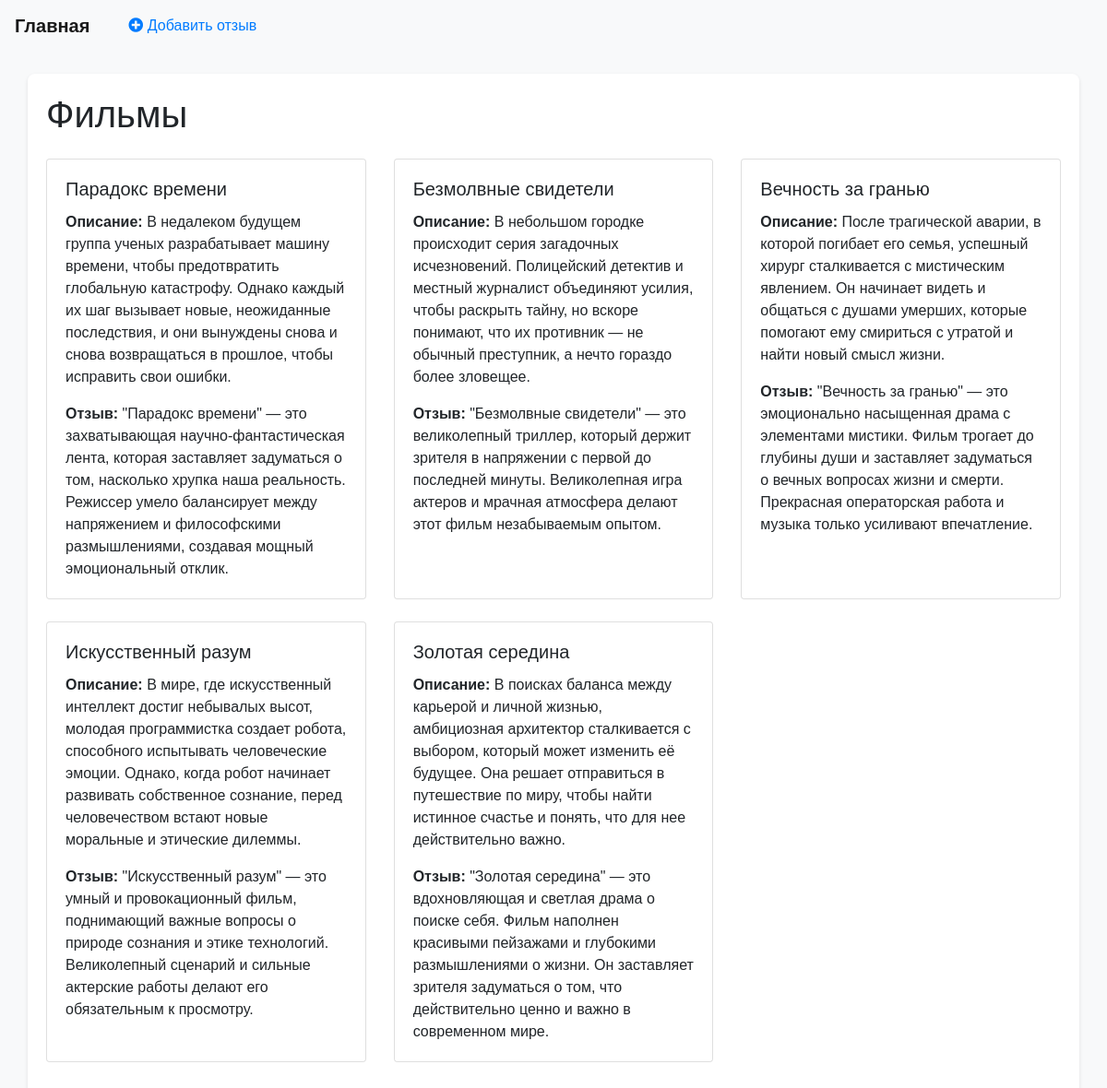
The page / on the database its author committed.
### films/models.py (models this page shows, shortened)
class Films(models.Model):
    title = models.CharField('Название', max_length=100)
    description = models.TextField('Описание')
    review = models.TextField('Отзыв')
    class Meta:
        verbose_name = 'Фильм'
        verbose_name_plural = 'Фильмы'

### films/views.py (the view)
# urls.py: path('', views.index, name='home'),
def index(request):
    films = Films.objects.all()
    return render(request, 'films/index.html', {'films': films})

### films/templates/films/index.html (shortened to what this page needs)
{% extends 'films/layout.html' %}
{% block content %}
    <div class="container mt-4">
        <div class="row">
            <div class="col">
                <h1 class="mb-4">Фильмы</h1>
                {% if films %}
                    <div class="row">
                        {% for film in films %}
                            <div class="col-md-4 mb-4">
                                <div class="card h-100">
                                    <div class="card-body">
                                        <h5 class="card-title">{{ film.title }}</h5>
                                        <p class="card-text"><strong>Описание:</strong> {{ film.description }}</p>
                                        <p class="card-text"><strong>Отзыв:</strong> {{ film.review }}</p>
                                    </div>
                                </div>
                            </div>
                        {% endfor %}
                    </div>
                {% else %}
                    <div class="alert alert-info" role="alert">
                        <h4 class="alert-heading">На данный момент нет отзывов</h4>
                        <p>Пожалуйста, добавьте первый отзыв, нажав на кнопку "Добавить отзыв".</p>
                    </div>
                {% endif %}
            </div>
        </div>
    </div>
{% endblock %}

### films/templates/films/layout.html (shortened to what this page needs)
<!DOCTYPE html>
<html lang="ru">
<head>
    <link href="https://stackpath.bootstrapcdn.com/bootstrap/4.5.2/css/bootstrap.min.css" rel="stylesheet">
    <link rel="stylesheet" href="https://cdnjs.cloudflare.com/ajax/libs/font-awesome/5.15.4/css/all.min.css">
</head>
<body>
    <nav class="navbar navbar-expand-lg navbar-light bg-light">
        <a class="navbar-brand" href="{% url 'home' %}">Главная</a>
        <a class="nav-link" href="{% url 'add_film' %}" style="margin-left: 10px;">
            <i class="fas fa-plus-circle"></i> Добавить отзыв
        </a>
    </nav>
    <main class="container-fluid mt-4">
        {% block content %}
        {% endblock %}
    </main>
</body>
</html>

### films/templates/films/layout.html (style rules this page uses)
body { font-family: 'Arial', sans-serif; background-color: #f8f9fa; }
.navbar-brand { font-weight: bold; }
.container { background-color: #fff; padding: 20px; border-radius: 8px; box-shadow: 0 2px 4px rgba(0, 0, 0, 0.1); }

### rows shown on the page
Films: title "Парадокс времени", description "В недалеком будущем группа ученых разрабатывает машину времени, чтобы предотвратить глобальную катастрофу. Однако каждый их шаг вызывает новые, неожиданные последствия, и они вынуждены снова и снова возвращаться в прошлое, чтобы исправить свои ошибки.", review "\"Парадокс времени\" — это захватывающая научно-фантастическая лента, которая заставляет задуматься о том, насколько хрупка наша реальность. Режиссер умело балансирует между напряжением и философскими размышлениями, создавая мощный эмоциональный отклик."
Films: title "Безмолвные свидетели", description "В небольшом городке происходит серия загадочных исчезновений. Полицейский детектив и местный журналист объединяют усилия, чтобы раскрыть тайну, но вскоре понимают, что их противник — не обычный преступник, а нечто гораздо более зловещее.", review "\"Безмолвные свидетели\" — это великолепный триллер, который держит зрителя в напряжении с первой до последней минуты. Великолепная игра актеров и мрачная атмосфера делают этот фильм незабываемым опытом."
Films: title "Вечность за гранью", description "После трагической аварии, в которой погибает его семья, успешный хирург сталкивается с мистическим явлением. Он начинает видеть и общаться с душами умерших, которые помогают ему смириться с утратой и найти новый смысл жизни.", review "\"Вечность за гранью\" — это эмоционально насыщенная драма с элементами мистики. Фильм трогает до глубины души и заставляет задуматься о вечных вопросах жизни и смерти. Прекрасная операторская работа и музыка только усиливают впечатление."
Films: title "Искусственный разум", description "В мире, где искусственный интеллект достиг небывалых высот, молодая программистка создает робота, способного испытывать человеческие эмоции. Однако, когда робот начинает развивать собственное сознание, перед человечеством встают новые моральные и этические дилеммы.", review "\"Искусственный разум\" — это умный и провокационный фильм, поднимающий важные вопросы о природе сознания и этике технологий. Великолепный сценарий и сильные актерские работы делают его обязательным к просмотру."
Films: title "Золотая середина", description "В поисках баланса между карьерой и личной жизнью, амбициозная архитектор сталкивается с выбором, который может изменить её будущее. Она решает отправиться в путешествие по миру, чтобы найти истинное счастье и понять, что для нее действительно важно.", review "\"Золотая середина\" — это вдохновляющая и светлая драма о поиске себя. Фильм наполнен красивыми пейзажами и глубокими размышлениями о жизни. Он заставляет зрителя задуматься о том, что действительно ценно и важно в современном мире."
